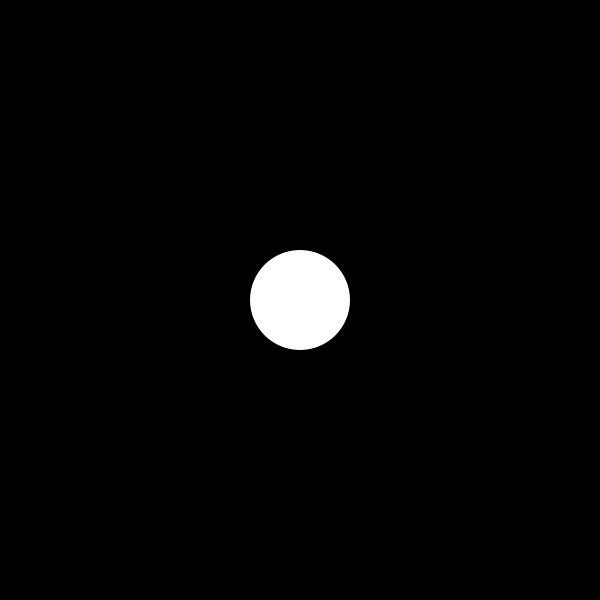
Frame 1 (no input)
Frame 60 (the mouse pressed at the canvas centre just before this capture): identical to frame 1, image omitted
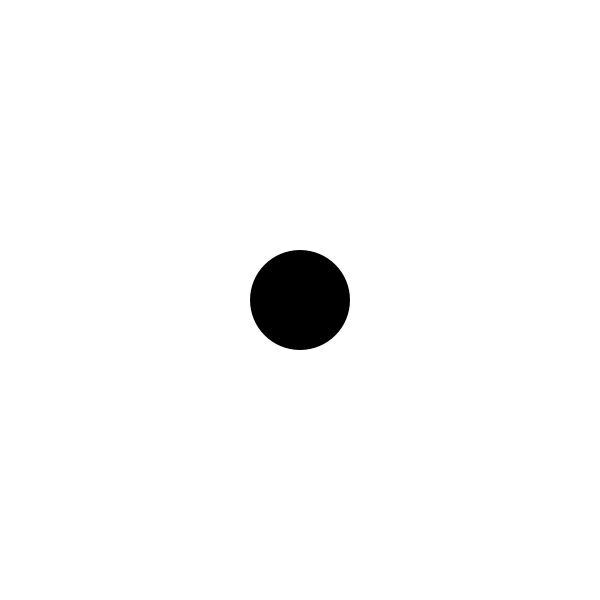
Frame 120 (the mouse held since frame 60 and released just before this capture)

The Processing sketch that drew these frames (run headless with seeded random() and noise(); from frame 60 on, the mouse is pressed at the canvas centre):

// Processing sketch: finalq2
// ── finalq2.pde
int xPos, yPos; 
int size = 100; 
boolean circleClicked = false; 
float d; 

void setup() {
  size(600, 600); 
  xPos = width/2; 
  yPos = height/2;
  noStroke();
}

void draw() {

  //calculate dist between the mouse and the center of the circle 

  //if the mouse is inside the circle, fill the circle black 
  //otherwise, fill the circle white

  //ellipse(xPos, yPos, 100, 100);
  if (mousePressed && dist(mouseX, mouseY, xPos, yPos)<50) {
    background(255);
  } else {
    background(0);
  }
  if (dist(mouseX, mouseY, xPos, yPos)<50) {
    fill(0);
    ellipse(xPos, yPos, 100, 100);
  } else {
    fill(255);
    ellipse(xPos, yPos, 100, 100);
  }

}
